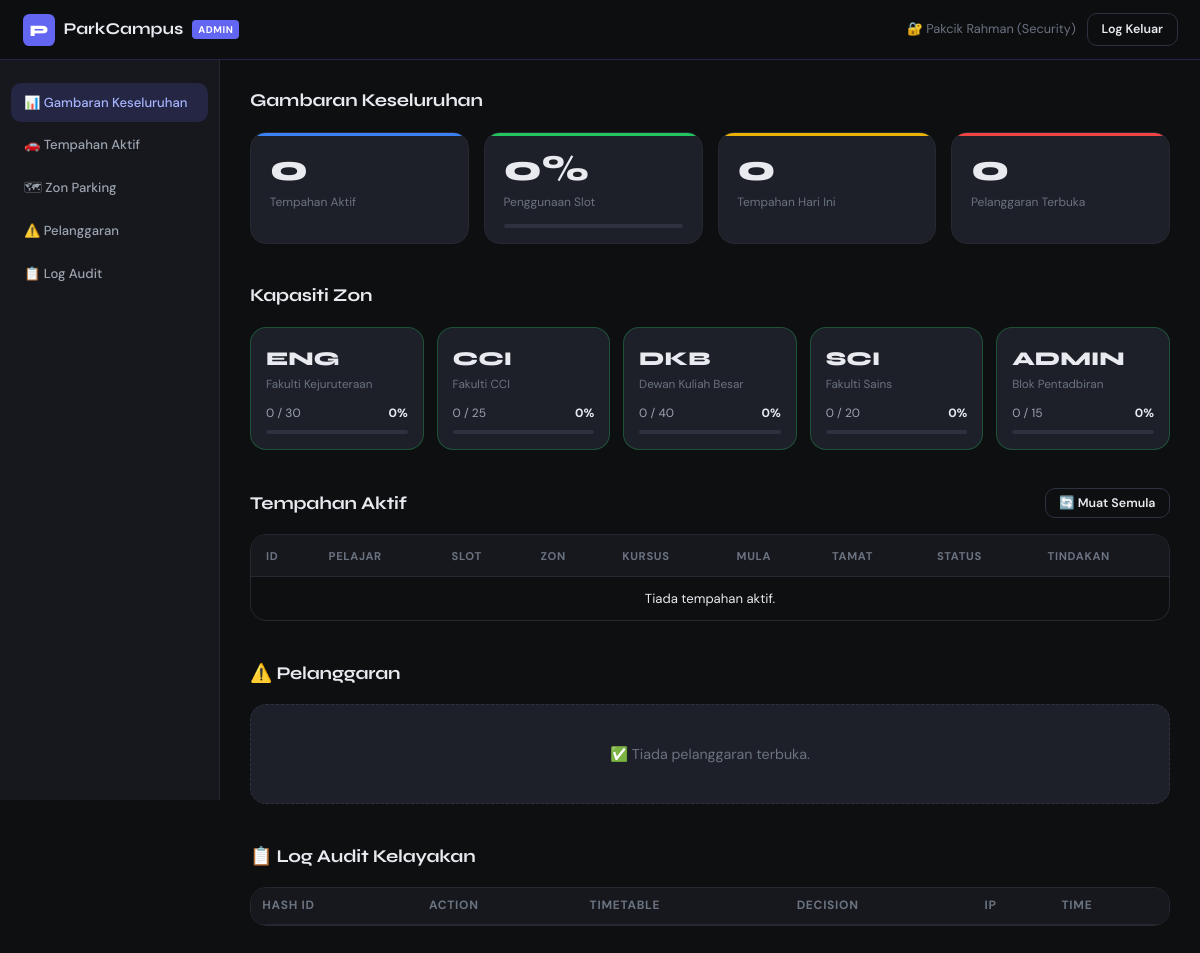
/admin_dashboard.php (signed in), run on the app's committed database.
### tables this page shows
CREATE TABLE campus_zones (
    id          INT UNSIGNED AUTO_INCREMENT PRIMARY KEY,
    code        VARCHAR(10)  UNIQUE NOT NULL,    
    name        VARCHAR(120) NOT NULL,
    name_ms     VARCHAR(120) NOT NULL,
    latitude    DECIMAL(10,7),
    longitude   DECIMAL(10,7),
    total_slots INT UNSIGNED NOT NULL DEFAULT 0,
    is_active   TINYINT(1) NOT NULL DEFAULT 1
);

### config.php (called while the page is built, shortened)
<?php
function db(): PDO {
    static $pdo = null;
    if ($pdo === null) {
        $dsn = "mysql:host=" . DB_HOST . ";dbname=" . DB_NAME . ";charset=" . DB_CHARSET;
        $options = [
            PDO::ATTR_ERRMODE            => PDO::ERRMODE_EXCEPTION,
            PDO::ATTR_DEFAULT_FETCH_MODE => PDO::FETCH_ASSOC,
            PDO::ATTR_EMULATE_PREPARES   => false,
        ];
        $pdo = new PDO($dsn, DB_USER, DB_PASS, $options);
    }
    return $pdo;
}
function currentUser(): ?array {
    return $_SESSION['user'] ?? null;
}
function h(string $s): string {
    return htmlspecialchars($s, ENT_QUOTES | ENT_SUBSTITUTE, 'UTF-8');
}
function t(string $key, string $lang = 'ms'): string {
    return $strings[$lang][$key] ?? $key;
}

### admin_dashboard.php (the view, shortened to what this page needs)
<?php
require_once 'config.php';
$user = currentUser();
$lang = $user['lang_pref'] ?? 'ms';
$stats = db()->query("
    SELECT
        (SELECT COUNT(*) FROM bookings WHERE status IN ('confirmed','active','pending')) AS active_bookings,
        (SELECT COUNT(*) FROM bookings WHERE status IN ('confirmed','active','pending','completed') AND DATE(class_start) = CURDATE()) AS today_bookings,
        (SELECT COUNT(*) FROM parking_slots WHERE is_active = 1) AS total_slots,
        (SELECT COUNT(*) FROM violations WHERE status = 'open') AS open_violations
")->fetch();
$utilizationPct = $stats['total_slots'] > 0
    ? round(($stats['active_bookings'] / $stats['total_slots']) * 100)
    : 0;
$liveBookings = db()->query("
    SELECT b.id, b.user_id, b.status, b.class_start, b.class_end, b.grace_deadline,
           b.booked_at, ps.slot_code, cz.name as zone_name, cz.name_ms as zone_name_ms,
           ct.course_code, ct.course_name, u.full_name
    FROM bookings b
    JOIN parking_slots ps ON b.slot_id = ps.id
    JOIN campus_zones cz ON ps.zone_id = cz.id
    JOIN class_timetable ct ON b.timetable_id = ct.id
    LEFT JOIN users u ON b.user_id = u.user_id
    WHERE b.status IN ('pending','confirmed','active')
    ORDER BY b.booked_at DESC
    LIMIT 50
")->fetchAll();
$zones = db()->query("
    SELECT cz.id, cz.code, cz.name, cz.name_ms, cz.total_slots,
           COUNT(CASE WHEN b.status IN ('confirmed','active','pending') THEN 1 END) AS occupied
    FROM campus_zones cz
    LEFT JOIN parking_slots ps ON ps.zone_id = cz.id
    LEFT JOIN bookings b ON b.slot_id = ps.id AND b.status IN ('confirmed','active','pending')
    WHERE cz.is_active = 1
    GROUP BY cz.id
")->fetchAll();
$violations = db()->query("
    SELECT v.*, u.full_name, ub.full_name as issued_by_name
    FROM violations v
    LEFT JOIN users u ON v.user_id = u.user_id
    LEFT JOIN users ub ON v.issued_by = ub.id
    WHERE v.status = 'open'
    ORDER BY v.issued_at DESC LIMIT 20
")->fetchAll();
?>
<!DOCTYPE html>
<html lang="<?= h($lang) ?>">
<head>
<link rel="stylesheet" href="style.css">
</head>
<body class="admin-body">
<nav class="topnav topnav--admin">
    <div class="nav-brand">
        <svg viewBox="0 0 40 40" width="32" height="32"><rect width="40" height="40" rx="8" fill="var(--admin-accent)"/><text x="20" y="27" text-anchor="middle" fill="white" font-size="20" font-family="Syne" font-weight="800">P</text></svg>
        ParkCampus <span class="admin-badge">ADMIN</span>
    </div>
    <div class="nav-right">
        <span class="nav-user">🔐 <?= h($user['full_name']) ?> (<?= ucfirst($user['role']) ?>)</span>
        <a href="logout.php" class="btn btn--outline btn--sm"><?= t('logout', $lang) ?></a>
    </div>
</nav>
<div class="admin-layout">
    <aside class="admin-sidebar">
        <nav class="admin-nav">
            <a href="#overview" class="admin-nav-link active">📊 <?= $lang==='ms'?'Gambaran Keseluruhan':'Overview' ?></a>
            <a href="#live-bookings" class="admin-nav-link">🚗 <?= $lang==='ms'?'Tempahan Aktif':'Live Bookings' ?></a>
            <a href="#zones" class="admin-nav-link">🗺 <?= $lang==='ms'?'Zon Parking':'Parking Zones' ?></a>
            <a href="#violations" class="admin-nav-link">⚠️ <?= t('violations', $lang) ?></a>
            <a href="#audit" class="admin-nav-link">📋 <?= $lang==='ms'?'Log Audit':'Audit Log' ?></a>
        </nav>
    </aside>
    <main class="admin-main">
        <section id="overview" class="section">
            <h2 class="section-title"><?= $lang==='ms'?'Gambaran Keseluruhan':'Overview' ?></h2>
            <div class="stats-grid">
                <div class="stat-card stat-card--blue">
                    <div class="stat-value"><?= $stats['active_bookings'] ?></div>
                    <div class="stat-label"><?= $lang==='ms'?'Tempahan Aktif':'Active Bookings' ?></div>
                </div>
                <div class="stat-card stat-card--green">
                    <div class="stat-value"><?= $utilizationPct ?>%</div>
                    <div class="stat-label"><?= $lang==='ms'?'Penggunaan Slot':'Slot Utilization' ?></div>
                    <div class="stat-bar"><div class="stat-bar-fill" style="width:<?= $utilizationPct ?>%"></div></div>
                </div>
                <div class="stat-card stat-card--yellow">
                    <div class="stat-value"><?= $stats['today_bookings'] ?></div>
                    <div class="stat-label"><?= $lang==='ms'?'Tempahan Hari Ini':'Today\'s Bookings' ?></div>
                </div>
                <div class="stat-card stat-card--red">
                    <div class="stat-value"><?= $stats['open_violations'] ?></div>
                    <div class="stat-label"><?= $lang==='ms'?'Pelanggaran Terbuka':'Open Violations' ?></div>
                </div>
            </div>
        </section>
        <section id="zones" class="section">
            <h2 class="section-title"><?= $lang==='ms'?'Kapasiti Zon':'Zone Capacity' ?></h2>
            <div class="zone-grid">
                <?php foreach ($zones as $z): ?>
                <?php
                    $pct = $z['total_slots'] > 0 ? round(($z['occupied']/$z['total_slots'])*100) : 0;
                    $color = $pct >= 90 ? 'red' : ($pct >= 60 ? 'yellow' : 'green');
                ?>
                <div class="zone-card zone-card--<?= $color ?>">
                    <div class="zone-code"><?= h($z['code']) ?></div>
                    <div class="zone-name"><?= h($lang==='ms'?$z['name_ms']:$z['name']) ?></div>
                    <div class="zone-stats">
                        <span class="zone-occ"><?= $z['occupied'] ?> / <?= $z['total_slots'] ?></span>
                        <span class="zone-pct"><?= $pct ?>%</span>
                    </div>
                    <div class="zone-bar"><div class="zone-bar-fill" style="width:<?= $pct ?>%"></div></div>
                </div>
                <?php endforeach; ?>
            </div>
        </section>
        <section id="live-bookings" class="section">
            <div class="section-header">
                <h2 class="section-title"><?= $lang==='ms'?'Tempahan Aktif':'Active Bookings' ?></h2>
                <button class="btn btn--sm btn--outline" onclick="location.reload()">🔄 <?= $lang==='ms'?'Muat Semula':'Refresh' ?></button>
            </div>
            <div class="table-wrap">
                <table class="data-table">
                    <thead>
                        <tr>
                            <th>ID</th>
                            <th><?= $lang==='ms'?'Pelajar':'Student' ?></th>
                            <th>Slot</th>
                            <th>Zon</th>
                            <th>Kursus</th>
                            <th><?= $lang==='ms'?'Mula':'Start' ?></th>
                            <th><?= $lang==='ms'?'Tamat':'End' ?></th>
                            <th>Status</th>
                            <th><?= $lang==='ms'?'Tindakan':'Action' ?></th>
                        </tr>
                    </thead>
                    <tbody>
                        <?php if (!$liveBookings): ?>
                        <tr><td colspan="9" class="text-center muted-text"><?= $lang==='ms'?'Tiada tempahan aktif.':'No active bookings.' ?></td></tr>
                        <?php endif; ?>
                    </tbody>
                </table>
            </div>
        </section>
        <section id="violations" class="section">
            <h2 class="section-title">⚠️ <?= t('violations', $lang) ?></h2>
            <?php if ($violations): ?>
            <div class="table-wrap">
                <table class="data-table">
                    <thead>
                        <tr>
                            <th><?= $lang==='ms'?'Pelajar':'Student' ?></th>
                            <th><?= $lang==='ms'?'Jenis':'Type' ?></th>
                            <th><?= $lang==='ms'?'Penerangan':'Description' ?></th>
                            <th><?= $lang==='ms'?'Dikeluarkan Oleh':'Issued By' ?></th>
                            <th><?= $lang==='ms'?'Masa':'Time' ?></th>
                            <th><?= $lang==='ms'?'Tindakan':'Action' ?></th>
                        </tr>
                    </thead>
                    <tbody>
                        <?php foreach ($violations as $v): ?>
                        <tr>
                            <td><?= h($v['user_id']) ?> — <?= h($v['full_name']) ?></td>
                            <td><span class="badge badge--red"><?= h($v['type']) ?></span></td>
                            <td><?= h($v['description']) ?></td>
                            <td><?= h($v['issued_by_name']) ?></td>
                            <td><?= date('d M H:i', strtotime($v['issued_at'])) ?></td>
                            <td>
                                <button class="btn btn--xs btn--primary" onclick="resolveViolation(<?= $v['id'] ?>)">
                                    <?= $lang==='ms'?'Selesai':'Resolve' ?>
                                </button>
                            </td>
                        </tr>
                        <?php endforeach; ?>
                    </tbody>
                </table>
            </div>
            <?php else: ?>
            <div class="empty-state">✅ <?= $lang==='ms'?'Tiada pelanggaran terbuka.':'No open violations.' ?></div>
            <?php endif; ?>
        </section>
        <section id="audit" class="section">
            <h2 class="section-title">📋 <?= $lang==='ms'?'Log Audit Kelayakan':'Eligibility Audit Log' ?></h2>
            <div class="table-wrap">
                <table class="data-table data-table--compact">
                    <thead>
                        <tr>
                            <th>Hash ID</th>
                            <th>Action</th>
                            <th>Timetable</th>
                            <th>Decision</th>
                            <th>IP</th>
                            <th>Time</th>
                        </tr>
                    </thead>
                </table>
            </div>
        </section>
    </main>
</div>
</body>
</html>

### data on the page
campus_zones: code "ENG", name_ms "Fakulti Kejuruteraan", occupied "0", total_slots "30", pct "0"
campus_zones: code "CCI", name_ms "Fakulti CCI", occupied "0", total_slots "25", pct "0"
campus_zones: code "DKB", name_ms "Dewan Kuliah Besar", occupied "0", total_slots "40", pct "0"
campus_zones: code "SCI", name_ms "Fakulti Sains", occupied "0", total_slots "20", pct "0"
campus_zones: code "ADMIN", name_ms "Blok Pentadbiran", occupied "0", total_slots "15", pct "0"

### other printed values
$user['full_name'] "Pakcik Rahman"
$user['role'] "Security"
t('logout', $lang) "Log Keluar"
t('violations', $lang) "Pelanggaran"
$stats['active_bookings'] "0"
$utilizationPct "0"
$stats['today_bookings'] "0"
$stats['open_violations'] "0"
